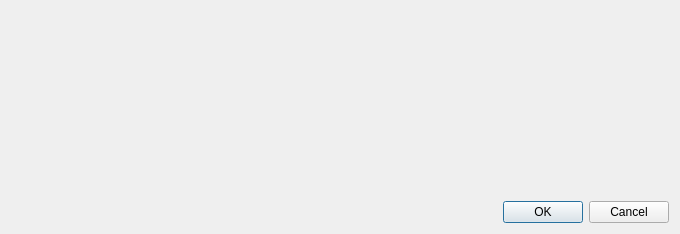
<?xml version="1.0" encoding="UTF-8"?>
<ui version="4.0">
 <class>EnzymesSelectorDialog</class>
 <widget class="QDialog" name="EnzymesSelectorDialog">
  <property name="geometry">
   <rect>
    <x>0</x>
    <y>0</y>
    <width>680</width>
    <height>234</height>
   </rect>
  </property>
  <property name="sizePolicy">
   <sizepolicy hsizetype="Expanding" vsizetype="Expanding">
    <horstretch>0</horstretch>
    <verstretch>0</verstretch>
   </sizepolicy>
  </property>
  <property name="windowTitle">
   <string>Select enzymes</string>
  </property>
  <layout class="QVBoxLayout" name="verticalLayout_2">
   <item>
    <widget class="QWidget" name="enzymesSelectorWidget" native="true">
     <property name="sizePolicy">
      <sizepolicy hsizetype="Preferred" vsizetype="Expanding">
       <horstretch>0</horstretch>
       <verstretch>0</verstretch>
      </sizepolicy>
     </property>
    </widget>
   </item>
   <item>
    <widget class="QDialogButtonBox" name="buttonBox">
     <property name="standardButtons">
      <set>QDialogButtonBox::Cancel|QDialogButtonBox::Ok</set>
     </property>
    </widget>
   </item>
  </layout>
 </widget>
 <resources/>
 <connections>
  <connection>
   <sender>buttonBox</sender>
   <signal>accepted()</signal>
   <receiver>EnzymesSelectorDialog</receiver>
   <slot>accept()</slot>
   <hints>
    <hint type="sourcelabel">
     <x>339</x>
     <y>213</y>
    </hint>
    <hint type="destinationlabel">
     <x>339</x>
     <y>116</y>
    </hint>
   </hints>
  </connection>
  <connection>
   <sender>buttonBox</sender>
   <signal>rejected()</signal>
   <receiver>EnzymesSelectorDialog</receiver>
   <slot>reject()</slot>
   <hints>
    <hint type="sourcelabel">
     <x>339</x>
     <y>213</y>
    </hint>
    <hint type="destinationlabel">
     <x>339</x>
     <y>116</y>
    </hint>
   </hints>
  </connection>
 </connections>
</ui>
